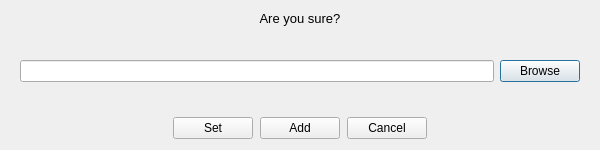
<?xml version="1.0" encoding="UTF-8"?>
<ui version="4.0">
 <class>ResetDBDialog</class>
 <widget class="QDialog" name="ResetDBDialog">
  <property name="geometry">
   <rect>
    <x>0</x>
    <y>0</y>
    <width>600</width>
    <height>150</height>
   </rect>
  </property>
  <property name="windowTitle">
   <string>ResetDB Dialog</string>
  </property>
  <layout class="QVBoxLayout" name="verticalLayout">
   <item>
    <layout class="QVBoxLayout" name="mainLayout" stretch="0,0">
     <item>
      <widget class="QLabel" name="titleLabel">
       <property name="sizePolicy">
        <sizepolicy hsizetype="Preferred" vsizetype="Preferred">
         <horstretch>0</horstretch>
         <verstretch>0</verstretch>
        </sizepolicy>
       </property>
       <property name="font">
        <font>
         <pointsize>10</pointsize>
        </font>
       </property>
       <property name="text">
        <string>Are you sure?</string>
       </property>
       <property name="alignment">
        <set>Qt::AlignCenter</set>
       </property>
      </widget>
     </item>
     <item>
      <widget class="QFrame" name="frame">
       <property name="sizePolicy">
        <sizepolicy hsizetype="Expanding" vsizetype="Expanding">
         <horstretch>0</horstretch>
         <verstretch>0</verstretch>
        </sizepolicy>
       </property>
       <property name="frameShape">
        <enum>QFrame::NoFrame</enum>
       </property>
       <property name="frameShadow">
        <enum>QFrame::Raised</enum>
       </property>
       <layout class="QVBoxLayout" name="verticalLayout_2">
        <item>
         <layout class="QHBoxLayout" name="pathLayout">
          <item>
           <widget class="QLineEdit" name="pathText">
            <property name="sizePolicy">
             <sizepolicy hsizetype="Expanding" vsizetype="Fixed">
              <horstretch>0</horstretch>
              <verstretch>0</verstretch>
             </sizepolicy>
            </property>
           </widget>
          </item>
          <item>
           <widget class="QPushButton" name="BrowseButton">
            <property name="text">
             <string>Browse</string>
            </property>
           </widget>
          </item>
         </layout>
        </item>
       </layout>
      </widget>
     </item>
    </layout>
   </item>
   <item>
    <layout class="QHBoxLayout" name="Buttons">
     <property name="spacing">
      <number>7</number>
     </property>
     <item>
      <spacer name="horizontalSpacer">
       <property name="orientation">
        <enum>Qt::Horizontal</enum>
       </property>
       <property name="sizeHint" stdset="0">
        <size>
         <width>40</width>
         <height>20</height>
        </size>
       </property>
      </spacer>
     </item>
     <item>
      <widget class="QPushButton" name="SetBtn">
       <property name="sizePolicy">
        <sizepolicy hsizetype="Fixed" vsizetype="Fixed">
         <horstretch>0</horstretch>
         <verstretch>0</verstretch>
        </sizepolicy>
       </property>
       <property name="text">
        <string>Set</string>
       </property>
      </widget>
     </item>
     <item>
      <widget class="QPushButton" name="AddBtn">
       <property name="sizePolicy">
        <sizepolicy hsizetype="Fixed" vsizetype="Fixed">
         <horstretch>0</horstretch>
         <verstretch>0</verstretch>
        </sizepolicy>
       </property>
       <property name="text">
        <string>Add</string>
       </property>
      </widget>
     </item>
     <item>
      <widget class="QPushButton" name="CancelBtn">
       <property name="sizePolicy">
        <sizepolicy hsizetype="Fixed" vsizetype="Fixed">
         <horstretch>0</horstretch>
         <verstretch>0</verstretch>
        </sizepolicy>
       </property>
       <property name="text">
        <string>Cancel</string>
       </property>
      </widget>
     </item>
     <item>
      <spacer name="horizontalSpacer_2">
       <property name="orientation">
        <enum>Qt::Horizontal</enum>
       </property>
       <property name="sizeHint" stdset="0">
        <size>
         <width>40</width>
         <height>20</height>
        </size>
       </property>
      </spacer>
     </item>
    </layout>
   </item>
  </layout>
 </widget>
 <resources/>
 <connections/>
</ui>
